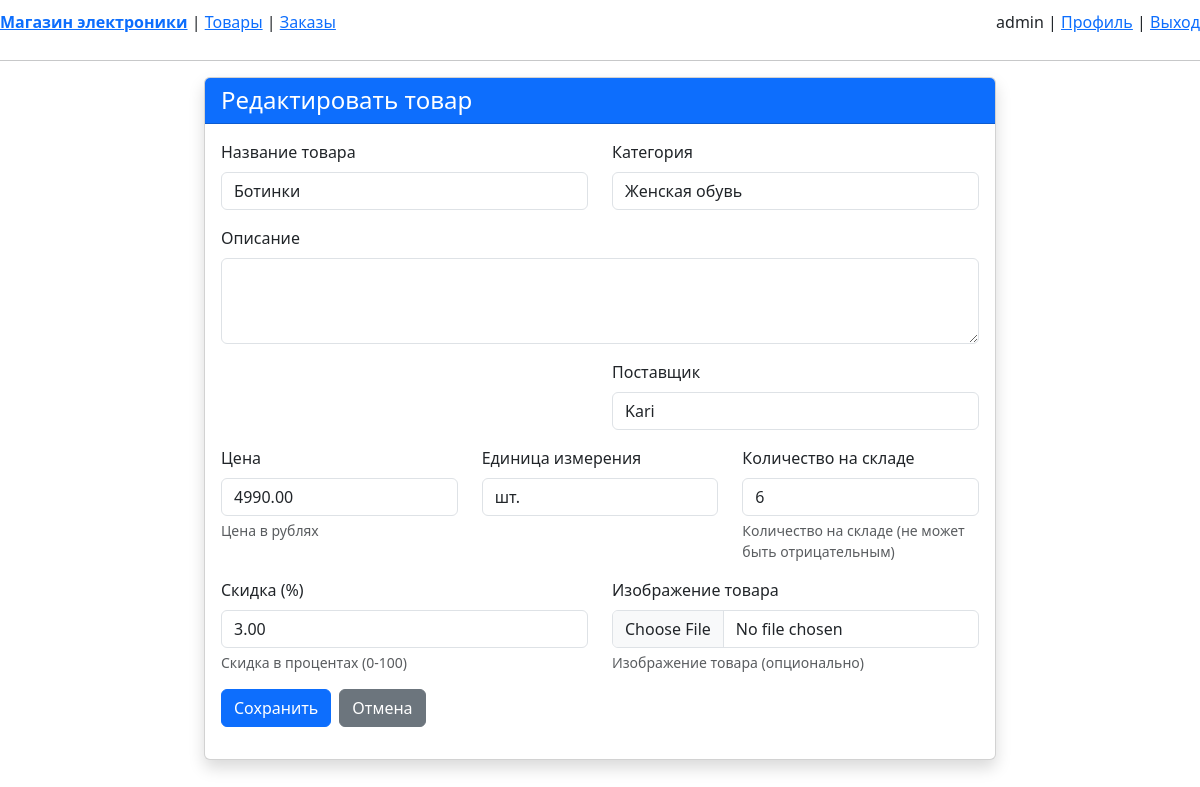
The page /products/1/update/ (signed in) on the database its author committed.
### products/models.py (models this page shows, shortened)
class Product(models.Model):
    sku = models.CharField("Артикул", max_length=100, unique=True, null=True, blank=True)
    name = models.CharField(max_length=200, verbose_name="Название товара")
    category = models.ForeignKey(Category, on_delete=models.CASCADE, verbose_name="Категория")
    description = models.TextField(blank=True, verbose_name="Описание")
    brand = models.ForeignKey(Brand, on_delete=models.CASCADE, verbose_name="Бренд")
    supplier = models.ForeignKey(Supplier, on_delete=models.CASCADE, verbose_name="Поставщик")
    price = models.DecimalField(
        max_digits=10,
        decimal_places=2,
        validators=[MinValueValidator(Decimal('0.00'))],
        verbose_name="Цена"
    )
    unit = models.ForeignKey(Unit, on_delete=models.CASCADE, verbose_name="Единица измерения")
    quantity = models.IntegerField(
        default=0,
        validators=[MinValueValidator(0)],
        verbose_name="Количество на складе"
    )
    discount = models.DecimalField(
        max_digits=5,
        decimal_places=2,
        default=0.00,
        validators=[MinValueValidator(Decimal('0.00'))],
        verbose_name="Скидка (%)"
    )
    image = models.ImageField(
        upload_to='products/',
        blank=True,
        null=True,
        verbose_name="Изображение товара"
    )
    class Meta:
        verbose_name = "Товар"
        verbose_name_plural = "Товары"
        ordering = ['name']

### products/views.py (the view)
# urls.py: path('<int:pk>/update/', views.product_update, name='product_update'),
@login_required
def product_update(request, pk):
    if not request.user.is_superuser:
        messages.error(request, 'У вас нет прав для выполнения этого действия.')
        return redirect('products:product_list')
    product = get_object_or_404(Product, pk=pk)
    if request.method == 'POST':
        form = ProductForm(request.POST, request.FILES, instance=product)
        if form.is_valid():
            if 'image' in request.FILES and product.image:
                product.image.delete()
            form.save()
            messages.success(request, 'Товар успешно обновлен.')
            return redirect('products:product_list')
    else:
        form = ProductForm(instance=product)
    return render(request, 'products/product_form.html', {
        'form': form,
        'product': product,
        'title': 'Редактировать товар',
        'user_role': get_user_role(request.user)
    })

### accounts/context_processors.py (called while the page is built)
def role_flags(request):
    user = request.user
    is_manager = False
    if user.is_authenticated:
        is_manager = user.groups.filter(name="Менеджеры").exists()
    return {"is_manager": is_manager}

### products/models.py (called while the page is built)
    def __str__(self):
        return self.name

    def __str__(self):
        return self.name

    def __str__(self):
        return self.name

### products/views.py (called while the page is built)
def get_user_role(user):
    if user.is_superuser:
        return 'admin'
    if user.groups.filter(name='Менеджеры').exists():
        return 'manager'
    if user.groups.filter(name='Клиенты').exists():
        return 'client'
    return 'guest'

### templates/products/product_form.html (shortened to what this page needs)
{% extends 'base/base.html' %}
{% block content %}
<div class="row justify-content-center">
    <div class="col-md-8">
        <div class="card shadow">
            <div class="card-header bg-primary text-white">
                <h4 class="mb-0">
                     {{ title }}
                </h4>
            </div>
            <div class="card-body">
                <form method="post" enctype="multipart/form-data">
                    <div class="row">
                        <div class="col-md-6 mb-3">
                            <label for="{{ form.name.id_for_label }}" class="form-label">
                                {{ form.name.label }}
                            </label>
                            {{ form.name }}
                        </div>
                        <div class="col-md-6 mb-3">
                            <label for="{{ form.category.id_for_label }}" class="form-label">
                                {{ form.category.label }}
                            </label>
                            {{ form.category }}
                        </div>
                    </div>
                    <div class="mb-3">
                        <label for="{{ form.description.id_for_label }}" class="form-label">
                            {{ form.description.label }}
                        </label>
                        {{ form.description }}
                    </div>
                    <div class="row">
                        <div class="col-md-6 mb-3">
                        </div>
                        <div class="col-md-6 mb-3">
                            <label for="{{ form.supplier.id_for_label }}" class="form-label">
                                {{ form.supplier.label }}
                            </label>
                            {{ form.supplier }}
                        </div>
                    </div>
                    <div class="row">
                        <div class="col-md-4 mb-3">
                            <label for="{{ form.price.id_for_label }}" class="form-label">
                                {{ form.price.label }}
                            </label>
                            {{ form.price }}
                            {% if form.price.help_text %}
                            <div class="form-text">{{ form.price.help_text }}</div>
                            {% endif %}
                        </div>
                        <div class="col-md-4 mb-3">
                            <label for="{{ form.unit.id_for_label }}" class="form-label">
                                {{ form.unit.label }}
                            </label>
                            {{ form.unit }}
                        </div>
                        <div class="col-md-4 mb-3">
                            <label for="{{ form.quantity.id_for_label }}" class="form-label">
                                {{ form.quantity.label }}
                            </label>
                            {{ form.quantity }}
                            {% if form.quantity.help_text %}
                            <div class="form-text">{{ form.quantity.help_text }}</div>
                            {% endif %}
                        </div>
                    </div>
                    <div class="row">
                        <div class="col-md-6 mb-3">
                            <label for="{{ form.discount.id_for_label }}" class="form-label">
                                {{ form.discount.label }}
                            </label>
                            {{ form.discount }}
                            {% if form.discount.help_text %}
                            <div class="form-text">{{ form.discount.help_text }}</div>
                            {% endif %}
                        </div>
                        <div class="col-md-6 mb-3">
                            <label for="{{ form.image.id_for_label }}" class="form-label">
                                {{ form.image.label }}
                            </label>
                            {{ form.image }}
                            {% if form.image.help_text %}
                            <div class="form-text">{{ form.image.help_text }}</div>
                            {% endif %}
                        </div>
                    </div>
                    <div class="d-flex gap-2">
                        <button type="submit" class="btn btn-primary">
                             Сохранить
                        </button>
                        <a href="{% url 'products:product_list' %}" class="btn btn-secondary">
                             Отмена
                        </a>
                    </div>
                </form>
            </div>
        </div>
    </div>
</div>
{% endblock %}

### templates/base/base.html (shortened to what this page needs)
{% load static %}
{% load django_bootstrap5 %}
{% bootstrap_css %}
<!doctype html>
<html lang="ru">
<head>
</head>
<body>
<nav style="display:flex; justify-content:space-between; align-items:center; padding:10px 0;">
  <div>
    <a href="{% url 'products:product_list' %}"><b>Магазин электроники</b></a>
    |
    <a href="{% url 'products:product_list' %}">Товары</a>
    {% if user.is_authenticated %}
      {% if user.is_superuser or is_manager %}
        | <a href="{% url 'orders:order_list' %}">Заказы</a>
      {% endif %}
    {% endif %}
  </div>
  <div>
    {% if user.is_authenticated %}
      <span>{{ user.get_full_name|default:user.username }}</span>
      |
      <a href="{% url 'accounts:profile' %}">Профиль</a>
      |
      <a href="/accounts/logout/">Выход</a>
    {% else %}
      <a href="{% url 'accounts:login' %}">Войти</a>
    {% endif %}
  </div>
</nav>
<hr>
{% block content %}{% endblock %}
</body>
</html>

### rows shown on the page
Product: name "Ботинки", category "Женская обувь", supplier "Kari", price "4990.00", unit "шт.", quantity "6", discount "3.00"

### other values the page prints
{{ user.get_full_name|default:user.username }} "admin"
{{ title }} "Редактировать товар"
